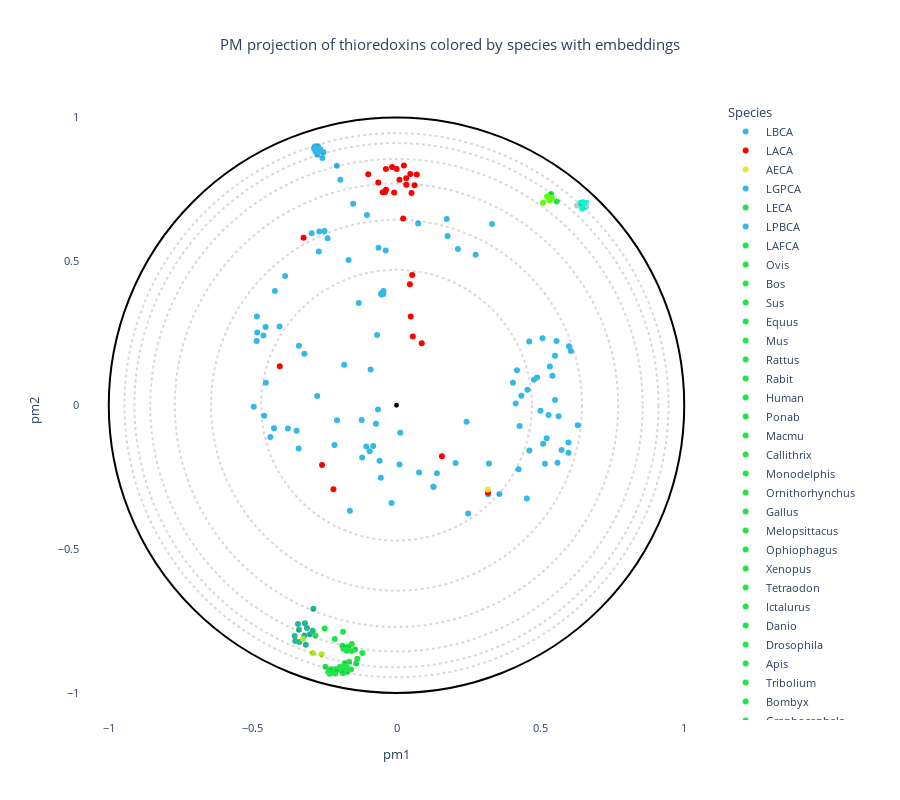

The notebook cell this image was saved under:
### Code cell
# OPTIONS =================================================
#Here you can set different parameters to color & annotate the resulting projection:
title = "PM projection of thioredoxins colored by species with embeddings"
#----------------------------------------------------------
# Select the coloring from annotation .csv file:
labels_name = "Species"
# Select classes to label among the "labels_name" or "second_labels_name" column (comma separated list):
second_labels_name = ""
labels_text = []
show_text = False
#----------------------------------------------------------
# Use a custom color palette:
color_palette = trx_palette #Default: None
use_custom_palette = True
#==========================================================


#Check projection visualization parameters
#Labels name
if labels_name == "":
    labels_name = None
elif labels_name not in annotation_names:
    raise NameError(f"labels_name {labels_name} is not in the availables annotations.\nAvailables annotations: {annotation_names}")
#Second labels name
if second_labels_name == "":
    second_labels_name = None
elif second_labels_name not in annotation_names:
    raise NameError(f'"second_labels_name" {second_labels_name} is not in the availables annotations.\nAvailables annotations: {annotation_names}')

if not use_custom_palette:
    color_palette = None

#Plot graph
fig = plot_embedding_interactive(df_embedding, 
                                 labels_name = labels_name,
                                 second_labels_name = second_labels_name, 
                                 show_text = show_text,
                                 labels_text = labels_text,
                                 color_palette = color_palette, 
                                 title = title, 
                                 fontsize = 11)
fig.show()
